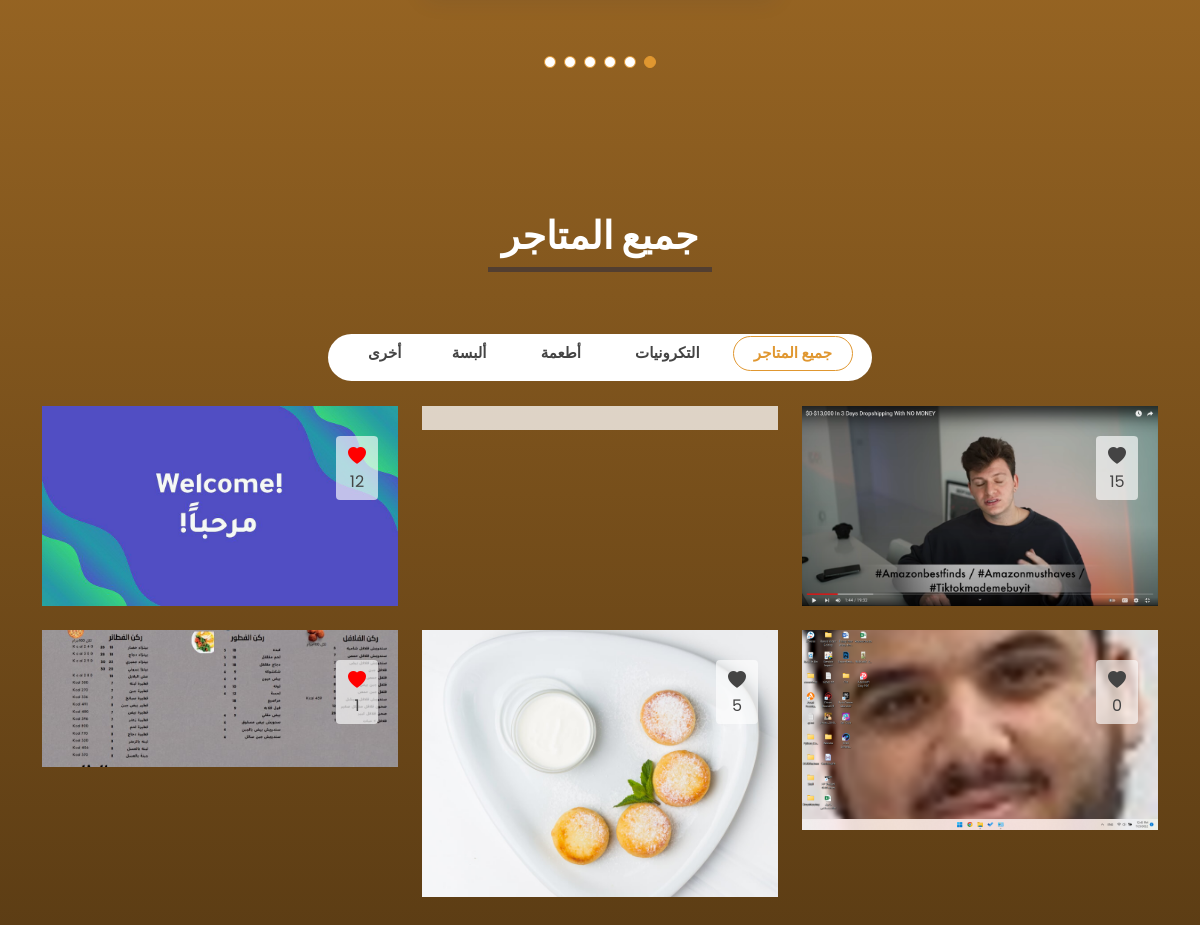
/ (signed in, lower part), run on an earlier commit of the app's database.
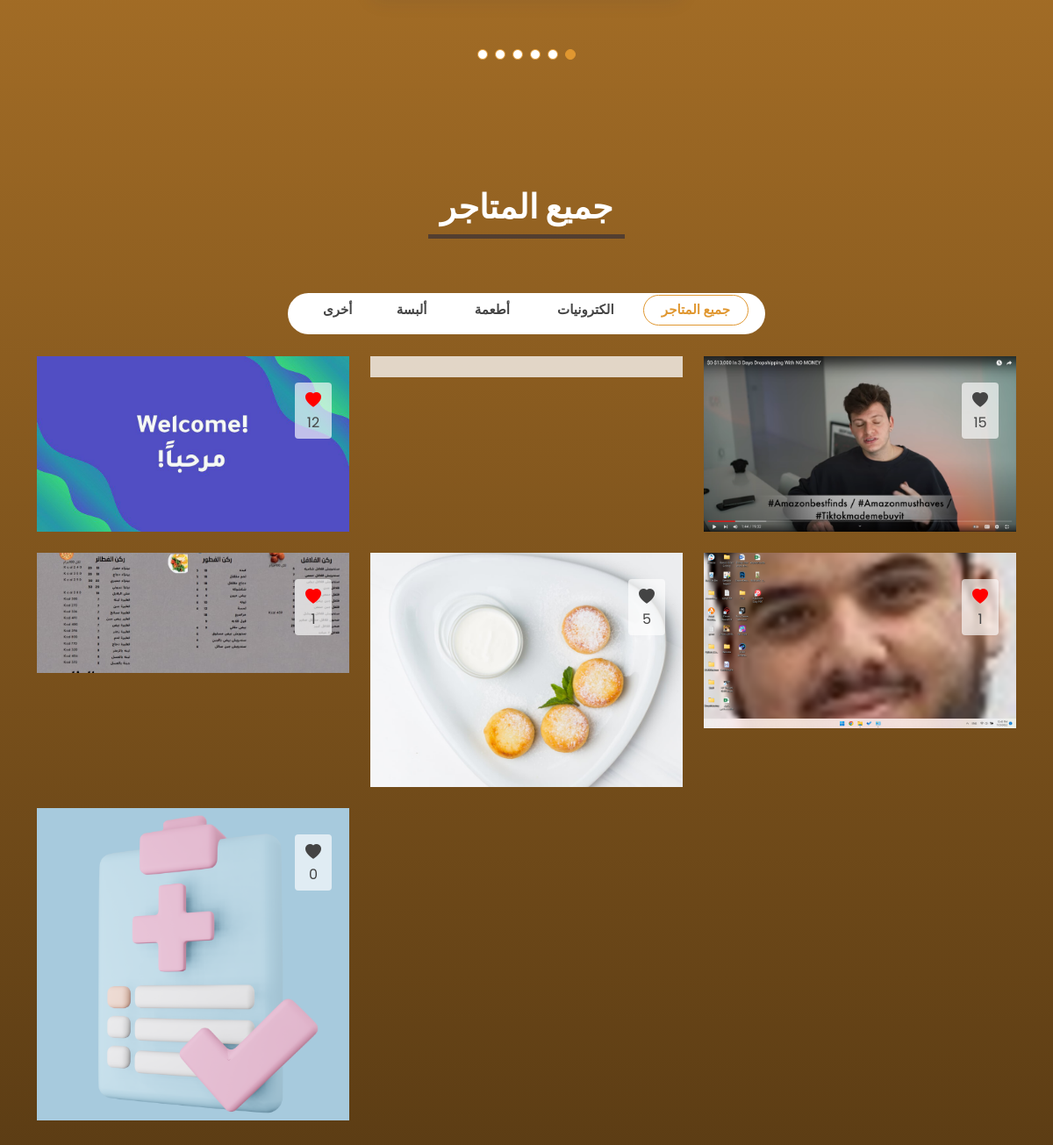
And on a later commit of the database.
### stores/models.py (models this page shows, shortened)
class category(models.Model):
    id = models.AutoField(primary_key=True)
    name = models.CharField(max_length=24)
    def __str__(self):
        return self.name

class Store(models.Model):
    id = models.AutoField(primary_key=True)
    name = models.CharField(max_length=24)
    description = models.TextField()
    link = models.CharField(max_length=300)
    store_photo = models.FileField(null = True, default=None, blank=True, upload_to='static/upload/sellers_stores_photos',
        validators=[FileExtensionValidator(allowed_extensions=['png','jpg',"jpeg"],message="يمكن رفع الصور فقط بالصيغات التالية: (jpg, png, jpeg)")])
    city = models.ForeignKey('users.city', on_delete=models.CASCADE, related_name="+")
    categories = models.ManyToManyField('category', blank=True, related_name="+")
    likes = models.IntegerField(default=0)

### stores/views.py (the view)
# urls.py: 2. Add a URL to urlpatterns:  path('', views.home, name='home')
def home(request):
    context = {}
    top_stores = Store.objects.order_by('-likes')[:6]
    all_stores = Store.objects.all()
    categories = categories_model.objects.all()
    top_3_categories = []
    top_3_categories.append(categories_model.objects.get(pk=1)) #الكترونيات
    top_3_categories.append(categories_model.objects.get(pk=4)) #حلويات
    top_3_categories.append(categories_model.objects.get(pk=6)) #ألبسة
    context['top_stores'] = top_stores
    context['all_stores'] = all_stores
    context['top_3_categories'] = top_3_categories
    context['categories'] = categories
    return render(request,'Home.html', context)

### stores/templatetags/print_categories.py (called while the page is built)
@register.simple_tag
def print_categories (categories_list):
    categories_string = ''
    for category in categories_list:
        categories_string = categories_string + category.name + "، "
    categories_string = categories_string[:-2]
    return categories_string

### templates/Home.html (shortened to what this page needs)
{% extends 'main/baseView.html' %}
{% load print_categories %}
{% block content %}
<!DOCTYPE html>
{% load static %}
<html>
<head>
  <link href="../static/assets/vendor/aos/aos.css" rel="stylesheet">
  <link href="../static/assets/vendor/bootstrap/css/bootstrap.min.css" rel="stylesheet">
  <link href="../static/assets/vendor/bootstrap-icons/bootstrap-icons.css" rel="stylesheet">
  <link href="../static/assets/vendor/glightbox/css/glightbox.min.css" rel="stylesheet">
  <link href="../static/assets/vendor/remixicon/remixicon.css" rel="stylesheet">
  <link href="../static/assets/vendor/swiper/swiper-bundle.min.css" rel="stylesheet">
  <link href="../static/assets/css/style.css" rel="stylesheet">
</head>
<body>
  <main id="main">
    <section id="testimonials" class="testimonials">
      <div class="container" data-aos="fade-up">
        <div class="testimonials-slider swiper" data-aos="fade-up" data-aos-delay="200">
          <div class="swiper-wrapper">
            {% for store in top_stores %}
            <div class="swiper-slide">
            </div>
            {% endfor %}
          </div>
          <div class="swiper-pagination"></div>
        </div>
      </div>
    </section>
    <section id="portfolio" class="portfolio">
      <div class="container" data-aos="fade-up">
        <header class="section-header">
          <p>جميع المتاجر</p>
          <span class="line"></span>
        </header>
        <div class="row" data-aos="fade-up" data-aos-delay="100">
          <div class="col-lg-12 d-flex justify-content-center">
            <ul id="portfolio-flters">
              <li data-filter="*" class="filter-active">جميع المتاجر</li>
              {% for category in top_3_categories %}
                <li data-filter=".filter-{{category}}">{{category}}</li>
              {% endfor %}
              <li id="myBtn">أخرى</li>
            </ul>
          </div>
        </div>
        <div class="row gy-4 portfolio-container" data-aos="fade-up" data-aos-delay="200">
          {% for store in all_stores %}
          <div class="col-lg-4 col-md-6 portfolio-item
          {% for store_category in store.categories.all %}
          filter-{{store_category}}
          {% endfor %}">
            <div class="portfolio-wrap">
              <div class="social">
                {% if store in user.liked_stores.all %}
                <a onclick="like('{{store.id}}')"><i style="color: #ff0000;" class="heart_{{store.id}} bi bi-heart-fill"></i></a>
                {% else %}
                <a onclick="like('{{store.id}}')"><i class="heart_{{store.id}} bi bi-heart-fill"></i></a>
                {% endif %}
                <span id="likes_{{store.id}}" class="likes_{{store.id}}">{{store.likes}}</span>
              </div>
                {% if store.store_photo %}
                  <img src="../{{store.store_photo}}" class="img-fluid" alt="">
                {% else %}
                  <img src="../static/assets/img/portfolio/portfolio-9.jpg" class="img-fluid" alt="">
                {% endif %}
            </div>
          </div>
          {% endfor %}
        </div>
      </div>
    </section>
  </main>
</body>
</html>
{% endblock %}

### templates/main/baseView.html (shortened to what this page needs)
<!doctype html>
{% load static %}
<html dir="rtl" lang="ar">
<head>
  <link rel="stylesheet" href="https://kit.fontawesome.com/0e05f91eab.css">
  <link href="{% static 'assets/vendor/bootstrap/css/bootstrap.min.css' %}" rel="stylesheet">
  <link href="{% static 'assets/vendor/bootstrap-icons/bootstrap-icons.css' %}" rel="stylesheet">
  <link href="{% static 'assets/vendor/glightbox/css/glightbox.min.css' %}" rel="stylesheet">
  <link href="{% static 'assets/vendor/remixicon/remixicon.css' %}" rel="stylesheet">
  <link href="{% static 'assets/vendor/swiper/swiper-bundle.min.css' %}" rel="stylesheet">
  <link href="{% static 'assets/css/style.css'%}" rel="stylesheet">
</head>
<body>
  <br><br><br><br><br>
  {% block content %}
  {% endblock %}
</body>
</html>

### static/assets/css/style.css (style rules this page uses)
:root { scroll-behavior: smooth; }
html { margin: 0; }
body { font-family: "Open Sans", sans-serif; color: #444444; direction: rtl; background: linear-gradient(to top, #5b3c14, #a87027, #e09730); background-attachment: fixed; background-position: center; background-repeat: no-repeat; height: 100%; margin: 0; }
section { padding: 60px 0; overflow: hidden; }
.section-header { text-align: center; padding-bottom: 40px; }
.section-header p { margin: 10px 0 0 0; padding: 0; font-size: 38px; line-height: 42px; font-weight: 700; color: #ffffff; }
#portfolio-flters { padding: 0; margin: 0 auto 25px auto; list-style: none; text-align: center; background: white; border-radius: 50px; padding: 2px 15px; }
#portfolio-flters li { cursor: pointer; display: inline-block; padding: 8px 20px 10px 20px; font-size: 15px; font-weight: 600; line-height: 1; color: #444444; margin: 0 4px 8px 4px; transition: 0.3s; border-radius: 50px; border: 1px solid #fff; }
#portfolio-flters li:hover, #portfolio-flters li.filter-active { color: #e09730; border-color: #e09730; }
#portfolio-flters li:last-child { margin-right: 0; }
.portfolio .portfolio-wrap { transition: 0.3s; position: relative; overflow: hidden; z-index: 1; background: rgba(255, 255, 255, 0.75); }
.portfolio .portfolio-wrap::before { content: ""; background: rgba(255, 255, 255, 0.75); position: absolute; left: 30px; right: 30px; top: 30px; bottom: 30px; transition: all ease-in-out 0.3s; z-index: 2; opacity: 0; }
.portfolio .portfolio-wrap img { transition: 1s; }
.testimonials .swiper-pagination { margin-top: 20px; position: relative; }
.testimonials .swiper-slide { opacity: 0.3; }
@media (min-width: 1200px) { .testimonials .swiper-slide-next { opacity: 1; transform: scale(1.12); } }
.social { position: absolute; right: -100%; top: 30px; opacity: 0; border-radius: 4px; transition: 0.5s; background: rgba(255, 255, 255, 0.647); z-index: 2; }
.social a { transition: color 0.3s; color: rgb(99, 93, 93); margin: 5px 12px; display: block; line-height: 0; text-align: center; }
.social i { font-size: 18px; }
.portfolio-wrap .social { right: 20px; top: 30px; opacity: 1; padding: 6px 0px; z-index: 5; text-align: center; }
* { margin: 0; padding: 0; box-sizing: border-box; font-family: 'Poppins', sans-serif; }
.line { display: block; height: 5px; width: 20%; background-color: #523e30; margin: 10px auto 2% auto; }

What changed in the data, as far as the page shows it:
changed category: name "التكرونيات" → "الكترونيات"
changed Store (number 5 of 6 on the later page): likes "0" → "1"
added Store: likes "0", store_photo (picture)
